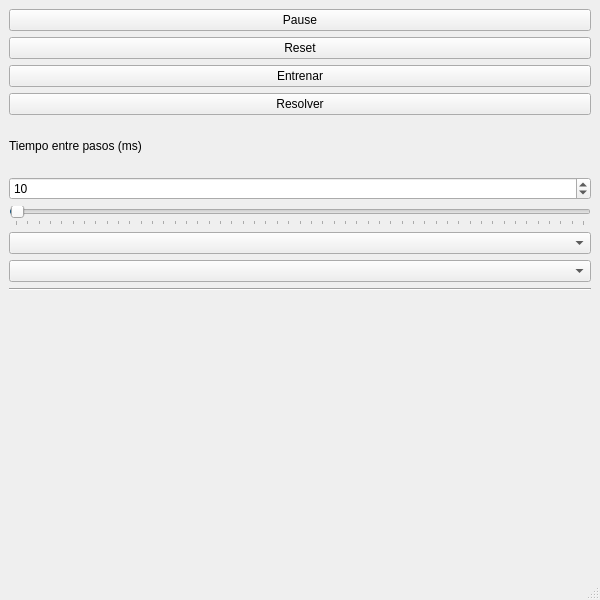
<?xml version="1.0" encoding="UTF-8"?>
<ui version="4.0">
 <class>MainWindow</class>
 <widget class="QMainWindow" name="MainWindow">
  <property name="geometry">
   <rect>
    <x>0</x>
    <y>0</y>
    <width>600</width>
    <height>600</height>
   </rect>
  </property>
  <property name="windowTitle">
   <string>Q-learning</string>
  </property>
  <widget class="QWidget" name="centralwidget">
   <layout class="QGridLayout" name="gridLayout">
    <item row="1" column="0">
     <layout class="QGridLayout" name="gridLayout_2">
      <property name="spacing">
       <number>6</number>
      </property>
      <item row="8" column="0">
       <widget class="QSpinBox" name="spinBox">
        <property name="maximum">
         <number>5000</number>
        </property>
        <property name="singleStep">
         <number>10</number>
        </property>
        <property name="value">
         <number>10</number>
        </property>
       </widget>
      </item>
      <item row="3" column="0">
       <widget class="QPushButton" name="resolverButton">
        <property name="text">
         <string>Resolver</string>
        </property>
       </widget>
      </item>
      <item row="10" column="0">
       <widget class="QSlider" name="esperaSlider">
        <property name="maximum">
         <number>5000</number>
        </property>
        <property name="singleStep">
         <number>10</number>
        </property>
        <property name="pageStep">
         <number>500</number>
        </property>
        <property name="value">
         <number>10</number>
        </property>
        <property name="sliderPosition">
         <number>10</number>
        </property>
        <property name="orientation">
         <enum>Qt::Horizontal</enum>
        </property>
        <property name="invertedAppearance">
         <bool>false</bool>
        </property>
        <property name="invertedControls">
         <bool>true</bool>
        </property>
        <property name="tickPosition">
         <enum>QSlider::TicksBelow</enum>
        </property>
        <property name="tickInterval">
         <number>100</number>
        </property>
       </widget>
      </item>
      <item row="1" column="0">
       <widget class="QPushButton" name="resetButton">
        <property name="text">
         <string>Reset</string>
        </property>
       </widget>
      </item>
      <item row="7" column="0">
       <widget class="QLabel" name="label">
        <property name="enabled">
         <bool>true</bool>
        </property>
        <property name="toolTip">
         <string extracomment="El tiempo que pasa entre cada paso del Agente."/>
        </property>
        <property name="text">
         <string>Tiempo entre pasos (ms)</string>
        </property>
       </widget>
      </item>
      <item row="12" column="0">
       <widget class="QComboBox" name="dropdownMapa"/>
      </item>
      <item row="11" column="0">
       <widget class="QComboBox" name="dropdownAlgoritmo"/>
      </item>
      <item row="2" column="0">
       <widget class="QPushButton" name="entrenarButton">
        <property name="text">
         <string>Entrenar</string>
        </property>
       </widget>
      </item>
      <item row="0" column="0">
       <widget class="QPushButton" name="playButton">
        <property name="text">
         <string>Pause</string>
        </property>
       </widget>
      </item>
     </layout>
    </item>
    <item row="2" column="0">
     <widget class="Line" name="line">
      <property name="orientation">
       <enum>Qt::Horizontal</enum>
      </property>
     </widget>
    </item>
    <item row="3" column="0">
     <widget class="EntornoWidget" name="entorno" native="true"/>
    </item>
   </layout>
  </widget>
  <widget class="QMenuBar" name="menubar">
   <property name="geometry">
    <rect>
     <x>0</x>
     <y>0</y>
     <width>600</width>
     <height>22</height>
    </rect>
   </property>
  </widget>
  <widget class="QStatusBar" name="statusbar"/>
 </widget>
 <customwidgets>
  <customwidget>
   <class>EntornoWidget</class>
   <extends>QWidget</extends>
   <header>entornoWidget</header>
   <container>1</container>
   <slots>
    <slot>togglePlay()</slot>
   </slots>
  </customwidget>
 </customwidgets>
 <resources/>
 <connections>
  <connection>
   <sender>spinBox</sender>
   <signal>valueChanged(int)</signal>
   <receiver>esperaSlider</receiver>
   <slot>setValue(int)</slot>
   <hints>
    <hint type="sourcelabel">
     <x>145</x>
     <y>271</y>
    </hint>
    <hint type="destinationlabel">
     <x>149</x>
     <y>285</y>
    </hint>
   </hints>
  </connection>
  <connection>
   <sender>esperaSlider</sender>
   <signal>valueChanged(int)</signal>
   <receiver>spinBox</receiver>
   <slot>setValue(int)</slot>
   <hints>
    <hint type="sourcelabel">
     <x>302</x>
     <y>291</y>
    </hint>
    <hint type="destinationlabel">
     <x>296</x>
     <y>269</y>
    </hint>
   </hints>
  </connection>
 </connections>
</ui>
